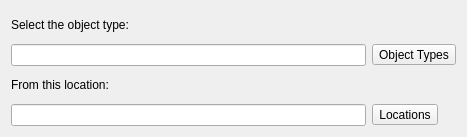
<?xml version="1.0" encoding="UTF-8"?>
<ui version="4.0">
 <class>computerMemberOfAddBaseForm</class>
 <widget class="QWidget" name="computerMemberOfAddBaseForm">
  <property name="geometry">
   <rect>
    <x>0</x>
    <y>0</y>
    <width>467</width>
    <height>137</height>
   </rect>
  </property>
  <property name="windowTitle">
   <string>Form</string>
  </property>
  <layout class="QGridLayout" name="gridLayout">
   <item row="0" column="0">
    <widget class="QLabel" name="objectTypesLabel">
     <property name="text">
      <string>Select the object type:</string>
     </property>
    </widget>
   </item>
   <item row="1" column="0">
    <widget class="QLineEdit" name="objectTypeLineEdit">
     <property name="readOnly">
      <bool>true</bool>
     </property>
    </widget>
   </item>
   <item row="1" column="1">
    <widget class="QToolButton" name="objectTypesButton">
     <property name="text">
      <string>Object Types</string>
     </property>
    </widget>
   </item>
   <item row="2" column="0">
    <widget class="QLabel" name="locationLabel">
     <property name="text">
      <string>From this location:</string>
     </property>
    </widget>
   </item>
   <item row="3" column="0">
    <widget class="QLineEdit" name="locationLineEdit">
     <property name="readOnly">
      <bool>true</bool>
     </property>
    </widget>
   </item>
   <item row="3" column="1">
    <widget class="QToolButton" name="locationsButton">
     <property name="text">
      <string>Locations</string>
     </property>
    </widget>
   </item>
  </layout>
 </widget>
 <resources/>
 <connections/>
</ui>
